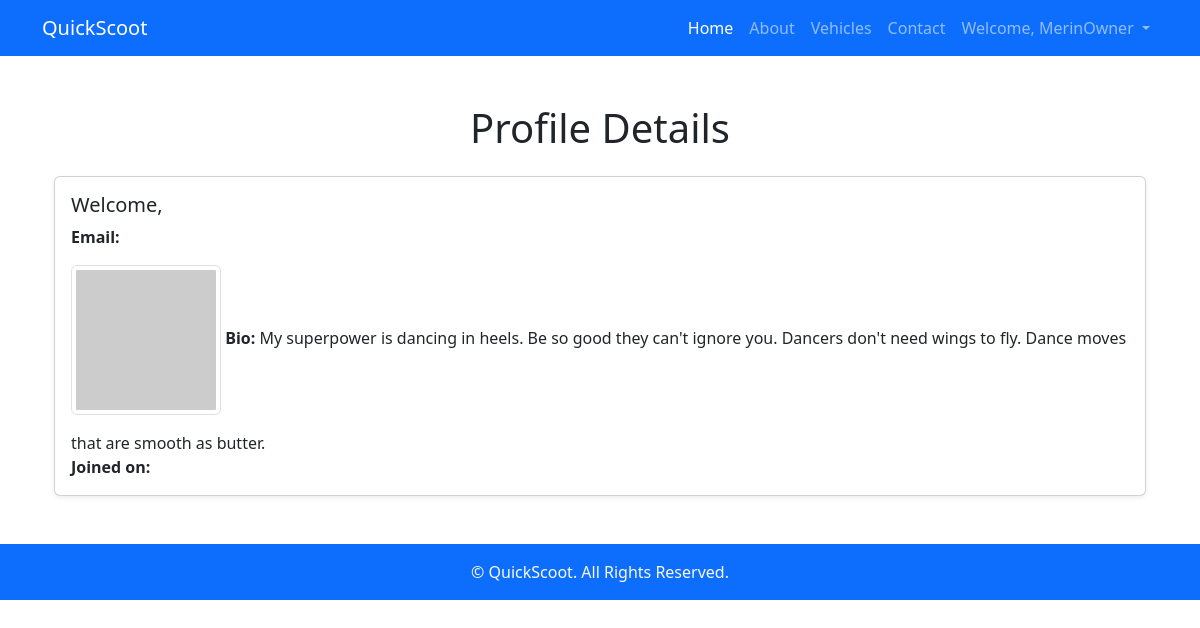
The app's page /profile/view/ (signed in) with its own data.
### scoot/models.py (models this page shows, shortened)
class User(AbstractUser):
    email = models.EmailField(unique=True)
    profile_pic = models.ImageField(upload_to='profile_pics/', null=True, blank=True)
    user_role = models.CharField(max_length=50, choices=[('owner', 'Owner'), ('renter', 'Renter')])
    USER_ROLE_CHOICES = [
        ('owner', 'Owner'),
        ('renter', 'Renter'),
    ]

class UserProfile(models.Model):
    bio = models.CharField(max_length=200, null=True)
    profile_picture = models.ImageField(upload_to="profilepictures", null=True, blank=True, default="profilepictures/default.png")
    phone = models.CharField(max_length=200)
    owner = models.OneToOneField(User, on_delete=models.CASCADE, related_name="profile")

### scoot/views.py (the view)
# urls.py: path("profile/view/",views.UserProfileView.as_view(), name="profile-view"),
class UserProfileView(View):
    template_name = "profile_view.html"
    def get(self, request, *args, **kwargs):
        try:
            profile_instance = request.user.profile
        except UserProfile.DoesNotExist:
            profile_instance = UserProfile.objects.create(owner=request.user)
        return render(request, self.template_name, {"profile": profile_instance})

### scoot/templates/profile_view.html
{%extends 'baseowner.html'%}
{%block main_block%}
<body>
<div class="container my-5">
    <h1 class="text-center">Profile Details</h1>
    <div class="card shadow-sm mt-4">
        <div class="card-body">
            <h5 class="card-title">Welcome, {{ profile.user.username }}</h5>
            <p class="card-text">
                <strong>Email:</strong> {{ profile.user.email }} <br>
                {% if profile.avatar %}
                    <img src="{{ profile.avatar.url }}" alt="Profile Picture" class="img-thumbnail my-3" width="150">
                {% else %}
                    <img src="https://via.placeholder.com/150" alt="No Profile Picture" class="img-thumbnail my-3" width="150">
                {% endif %}
                <strong>Bio:</strong> {{ profile.bio|default:"No bio provided." }} <br>
                <strong>Joined on:</strong> {{ profile.user.date_joined|date:"d M Y" }}
            </p>
        </div>
    </div>
</div>
</body>
{%endblock%}

### scoot/templates/baseowner.html (shortened to what this page needs)
<!DOCTYPE html>
<html lang="en">
<head>
    <link href="https://cdn.jsdelivr.net/npm/bootstrap@5.3.0-alpha1/dist/css/bootstrap.min.css" rel="stylesheet">
</head>
<body>
    <nav class="navbar navbar-expand-lg navbar-dark bg-primary fixed-top">
        <div class="container">
            <a class="navbar-brand" href="{% url 'owner_dashboard' %}">QuickScoot</a>
            <div class="collapse navbar-collapse" id="navbarNav">
                <ul class="navbar-nav ms-auto">
                    <li class="nav-item">
                        <a class="nav-link active" aria-current="page" href="{% url 'owner_dashboard' %}">Home</a>
                    </li>
                    <li class="nav-item">
                        <a class="nav-link" href="{% url 'about-owner' %}">About</a>
                    </li>
                    <li class="nav-item">
                        <a class="nav-link" href="{% url 'two-wheeler-list' %}">Vehicles</a>
                    </li>
                    <li class="nav-item">
                        <a class="nav-link" href="{% url 'contact-us' %}">Contact</a>
                    </li>
                    {% if user.is_authenticated %}
                        <li class="nav-item dropdown">
                            <a class="nav-link dropdown-toggle" href="#" id="userMenu" role="button" data-bs-toggle="dropdown" aria-expanded="false">
                                Welcome, {{ user.username }}
                            </a>
                        </li>
                    {% endif %}
                </ul>
            </div>
        </div>
    </nav>
    <main>
        <div class="container">
            {% block main_block %}{% endblock %}
        </div>
    </main>
    <footer class="bg-primary text-light py-3 mt-5">
        <div class="container text-center">
            &copy; {{ year }} QuickScoot. All Rights Reserved.
        </div>
    </footer>
</body>
</html>

### scoot/templates/baseowner.html (style rules this page uses)
body { padding-top: 56px; }

### records on screen
User: username "MerinOwner"
UserProfile: bio "My superpower is dancing in heels. Be so good they can't ignore you. Dancers don't need wings to fly. Dance moves that are smooth as butter."
